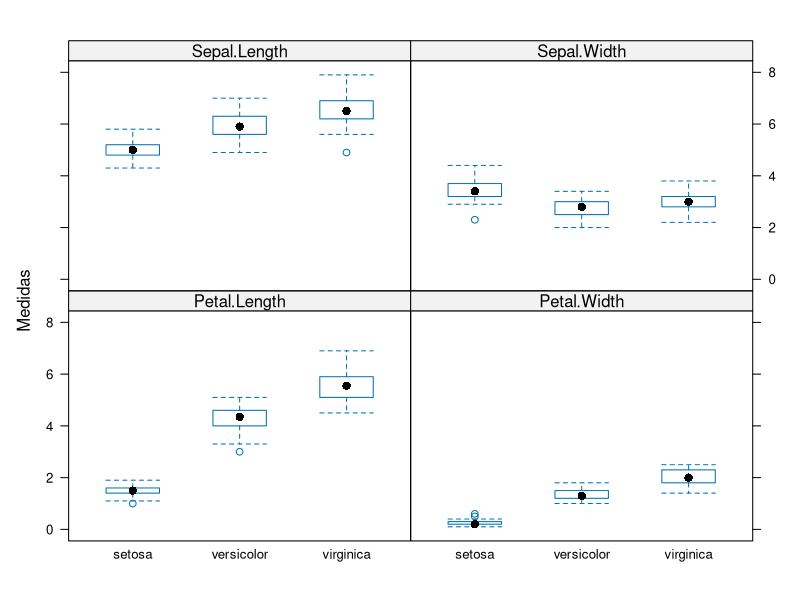
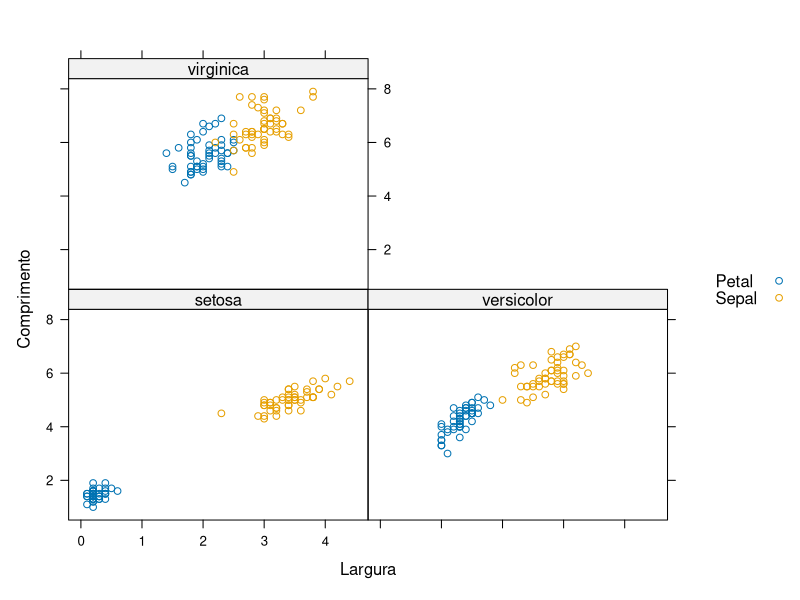
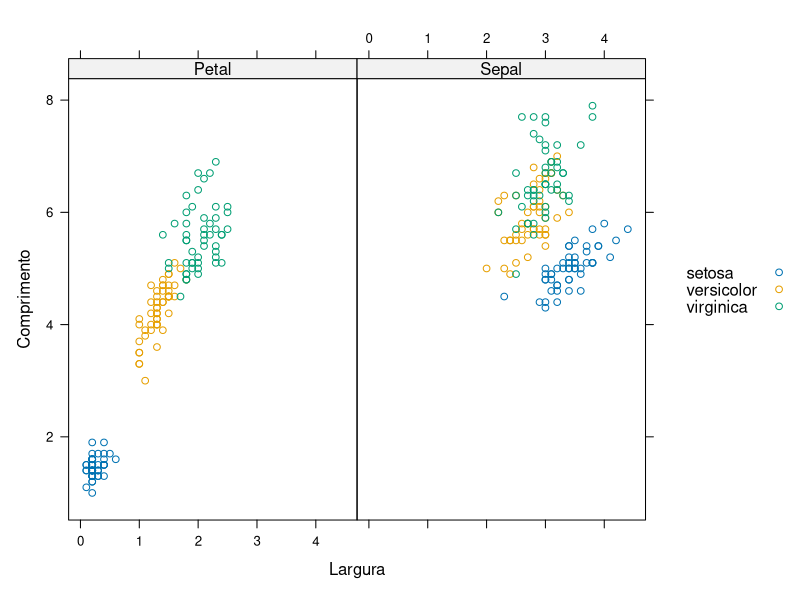

R code for these plots, in order:
# Remodelando os Dados com Reshape (pertence ao pacote stats que faz parte dos pacotes basicos do R )

# Obs: Caso tenha problemas com a acentuação, consulte este link:
# https://support.rstudio.com/hc/en-us/articles/200532197-Character-Encoding

# Configurando o diretório de trabalho
# Coloque entre aspas o diretório de trabalho que você está usando no seu computador
# Não use diretórios com espaço no nome
setwd("C:/FCD/BigDataRAzure/Cap07")
getwd()

# Pivot (transposta da Matriz)
mtcars
t(mtcars) #transposta da matriz

# Reshape
head(iris)
str(iris)
library(lattice)
View(iris)

# Distribuindo os dados verticalmente (long)
?reshape
iris_modif <- reshape(iris, 
                      varying = 1:4, # quais colunas que vai fazer a variação
                      v.names = "Medidas", 
                      timevar = "Dimensoes", 
                      times = names(iris)[1:4], 
                      idvar = "ID", 
                      direction = "long") 

head(iris_modif)
View(iris_modif)

bwplot(Medidas ~ Species | Dimensoes, data = iris_modif)


iris_modif_sp <- reshape(iris, 
                         varying = list(c(1,3),c(2,4)),
                         v.names = c("Comprimento", "Largura"), 
                         timevar = "Parte", 
                         times = c("Sepal", "Petal"),
                         idvar = "ID", 
                         direction = "long")

head(iris_modif_sp)
View(iris_modif_sp)

xyplot(Comprimento ~  Largura | Species, groups = Parte, 
       data = iris_modif_sp, auto.key = list(space="right"))

xyplot(Comprimento ~  Largura | Parte, groups = Species, 
       data = iris_modif_sp, auto.key = list(space="right"))


# Reshape2
install.packages("reshape2")
library(reshape2)

# Criando um dataframe
df = data.frame(nome = c("Zico", "Pele"), 
               chuteira = c(40, 42),
               idade = c(34,NA),
               peso = c(93, NA),
               altura = c(175, 178))
df

# "Derretendo" o dataframe - Função melt() 
df_wide = melt(df, id = c("nome", "chuteira"))
df_wide

# Removendo NA
df_wide = melt(df, id = c("nome", "chuteira"), na.rm = TRUE)
df_wide

# "Esticando" o dataframe
dcast(df_wide, formula = chuteira + nome ~ variable)
dcast(df_wide, formula = nome + chuteira  ~ variable)
dcast(df_wide, formula = nome  ~ variable)
dcast(df_wide, formula = ...  ~ variable)


# Aplicando o reshape2
names(airquality) <- tolower(names(airquality))
head(airquality)
dim(airquality)

# Função melt() - wide
?melt
df_wide <- melt(airquality) 
class(df_wide)
df_wide
head(df_wide)
tail(df_wide)

# Inserindo mais duas variáveis
df_wide <- melt(airquality, id.vars = c("month", "day"))
head(df_wide)

df_wide <- melt(airquality, id.vars = c("month", "day"),
            variable.name = "climate_variable", 
            value.name = "climate_value")

head(df_wide)

# Função dcast() - long
df_wide <- melt(airquality, id.vars = c("month", "day"))
View(df_wide)
df_long <- dcast(df_wide, month + day ~ variable)
View(df_long)
head(airquality)






